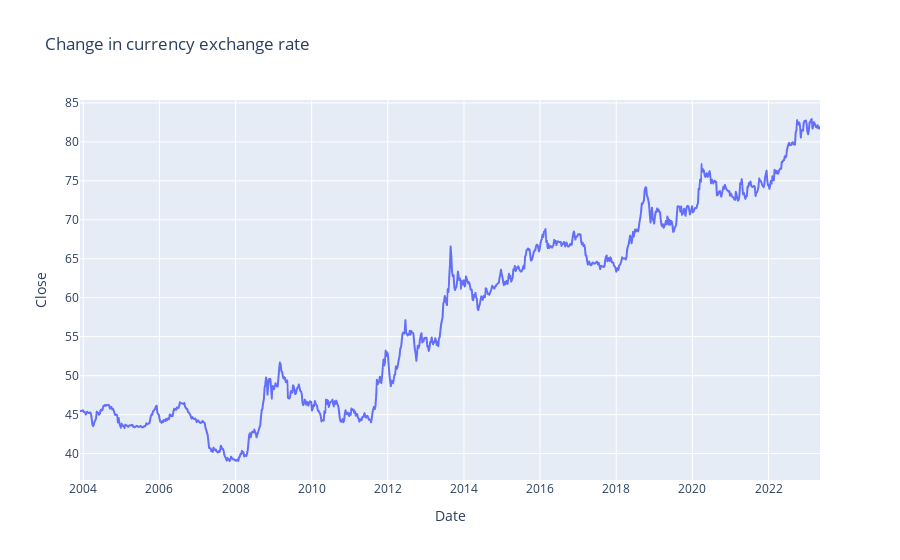

Notebook code for this chart:
### Markdown cell above
##### A line plot showin the change in exchange rate over the years

### Code cell
graph1 = px.line(df1, x="Date", 
                 y="Close", 
                 title='Change in currency exchange rate')
graph1.show()

### Figure 1 — Plotly figure (JSON) as saved in the notebook; plotly's stock layout.template omitted (floating-point values rounded to 4 significant figures; data arrays with more than 128 entries replaced by an {"elided": "..."} marker saying what was removed)
{"data": [{"hovertemplate": "Date=%{x}<br>Close=%{y}<extra></extra>", "legendgroup": "", "line": {"color": "#636efa", "dash": "solid"}, "marker": {"symbol": "circle"}, "mode": "lines", "name": "", "showlegend": false, "type": "scattergl", "x": {"elided": "1013 str values"}, "xaxis": "x", "y": {"elided": "1013 float values"}, "yaxis": "y"}], "layout": {"legend": {"tracegroupgap": 0}, "title": {"text": "Change in currency exchange rate"}, "xaxis": {"anchor": "y", "domain": [0, 1], "title": {"text": "Date"}}, "yaxis": {"anchor": "x", "domain": [0, 1], "title": {"text": "Close"}}}}
